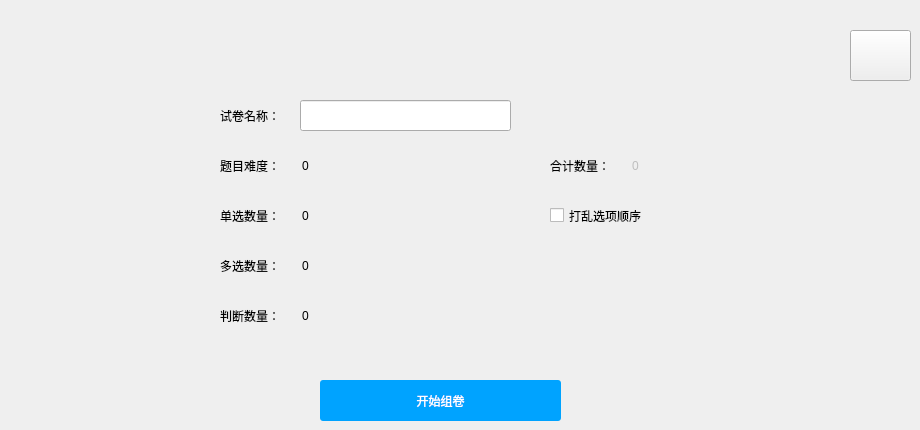
     <widget class="QWidget" name="page_9">
      <widget class="QSpinBox" name="tofSpinBox">
       <property name="geometry">
        <rect>
         <x>300</x>
         <y>300</y>
         <width>161</width>
         <height>31</height>
        </rect>
       </property>
       <property name="styleSheet">
        <string notr="true">QSpinBox::up-button
{
	width:0px;
}
QSpinBox::down-button
{
	width:0px;
}
QSpinBox
{
border:none;
font: 11pt &quot;黑体&quot;;
background:transparent;
}</string>
       </property>
       <property name="value">
        <number>0</number>
       </property>
      </widget>
      <widget class="QPushButton" name="btnRandExam">
       <property name="geometry">
        <rect>
         <x>320</x>
         <y>380</y>
         <width>241</width>
         <height>41</height>
        </rect>
       </property>
       <property name="styleSheet">
        <string notr="true">QPushButton{
    border:none;
	font: 12pt &quot;黑体&quot;;
	background-color: rgb(0, 163, 255);
    border-radius:3px;
    color:white;
}
QPushButton:hover{
	background-color: rgb(60, 182, 251);
}</string>
       </property>
       <property name="text">
        <string>开始组卷</string>
       </property>
      </widget>
      <widget class="QSpinBox" name="muchSpinBox">
       <property name="geometry">
        <rect>
         <x>300</x>
         <y>250</y>
         <width>161</width>
         <height>31</height>
        </rect>
       </property>
       <property name="styleSheet">
        <string notr="true">QSpinBox::up-button
{
	width:0px;
}
QSpinBox::down-button
{
	width:0px;
}
QSpinBox
{
border:none;
font: 11pt &quot;黑体&quot;;
background:transparent;
}</string>
       </property>
       <property name="value">
        <number>0</number>
       </property>
      </widget>
      <widget class="QSpinBox" name="singleSpinBox">
       <property name="geometry">
        <rect>
         <x>300</x>
         <y>200</y>
         <width>161</width>
         <height>31</height>
        </rect>
       </property>
       <property name="styleSheet">
        <string notr="true">QSpinBox::up-button
{
	width:0px;
}
QSpinBox::down-button
{
	width:0px;
}
QSpinBox
{
border:none;
font: 11pt &quot;黑体&quot;;
background:transparent;
}</string>
       </property>
       <property name="value">
        <number>0</number>
       </property>
      </widget>
      <widget class="QLabel" name="label_56">
       <property name="geometry">
        <rect>
         <x>220</x>
         <y>100</y>
         <width>61</width>
         <height>31</height>
        </rect>
       </property>
       <property name="styleSheet">
        <string notr="true">font: 10pt &quot;黑体&quot;;</string>
       </property>
       <property name="text">
        <string>试卷名称：</string>
       </property>
      </widget>
      <widget class="QLabel" name="label_58">
       <property name="geometry">
        <rect>
         <x>220</x>
         <y>300</y>
         <width>61</width>
         <height>31</height>
        </rect>
       </property>
       <property name="styleSheet">
        <string notr="true">font: 10pt &quot;黑体&quot;;</string>
       </property>
       <property name="text">
        <string>判断数量：</string>
       </property>
      </widget>
      <widget class="QLabel" name="label_60">
       <property name="geometry">
        <rect>
         <x>220</x>
         <y>250</y>
         <width>61</width>
         <height>31</height>
        </rect>
       </property>
       <property name="styleSheet">
        <string notr="true">font: 10pt &quot;黑体&quot;;</string>
       </property>
       <property name="text">
        <string>多选数量：</string>
       </property>
      </widget>
      <widget class="QLabel" name="label_64">
       <property name="geometry">
        <rect>
         <x>550</x>
         <y>150</y>
         <width>61</width>
         <height>31</height>
        </rect>
       </property>
       <property name="styleSheet">
        <string notr="true">font: 10pt &quot;黑体&quot;;</string>
       </property>
       <property name="text">
        <string>合计数量：</string>
       </property>
      </widget>
      <widget class="QLineEdit" name="leExamRandName">
       <property name="geometry">
        <rect>
         <x>300</x>
         <y>100</y>
         <width>211</width>
         <height>31</height>
        </rect>
       </property>
       <property name="styleSheet">
        <string notr="true">QLineEdit{
font: 11pt &quot;黑体&quot;;
}</string>
       </property>
       <property name="text">
        <string/>
       </property>
       <property name="placeholderText">
        <string/>
       </property>
      </widget>
      <widget class="QCheckBox" name="cbChoiceRandRand">
       <property name="geometry">
        <rect>
         <x>550</x>
         <y>200</y>
         <width>111</width>
         <height>31</height>
        </rect>
       </property>
       <property name="styleSheet">
        <string notr="true">font: 10pt &quot;黑体&quot;;</string>
       </property>
       <property name="text">
        <string>打乱选项顺序</string>
       </property>
      </widget>
      <widget class="QLabel" name="label_68">
       <property name="geometry">
        <rect>
         <x>220</x>
         <y>200</y>
         <width>61</width>
         <height>31</height>
        </rect>
       </property>
       <property name="styleSheet">
        <string notr="true">font: 10pt &quot;黑体&quot;;</string>
       </property>
       <property name="text">
        <string>单选数量：</string>
       </property>
      </widget>
      <widget class="QSpinBox" name="allSpinBox">
       <property name="enabled">
        <bool>false</bool>
       </property>
       <property name="geometry">
        <rect>
         <x>630</x>
         <y>150</y>
         <width>161</width>
         <height>31</height>
        </rect>
       </property>
       <property name="styleSheet">
        <string notr="true">QSpinBox::up-button
{
	width:0px;
}
QSpinBox::down-button
{
	width:0px;
}
QSpinBox
{
border:none;
font: 11pt &quot;黑体&quot;;
background:transparent;
}</string>
       </property>
       <property name="value">
        <number>0</number>
       </property>
      </widget>
      <widget class="QPushButton" name="btnExamRandReturn">
       <property name="geometry">
        <rect>
         <x>850</x>
         <y>30</y>
         <width>61</width>
         <height>51</height>
        </rect>
       </property>
       <property name="styleSheet">
        <string notr="true">border-image: url(:/i/agt_back-256.png);</string>
       </property>
       <property name="text">
        <string/>
       </property>
      </widget>
      <widget class="QLabel" name="label_69">
       <property name="geometry">
        <rect>
         <x>220</x>
         <y>150</y>
         <width>61</width>
         <height>31</height>
        </rect>
       </property>
       <property name="styleSheet">
        <string notr="true">font: 10pt &quot;黑体&quot;;</string>
       </property>
       <property name="text">
        <string>题目难度：</string>
       </property>
      </widget>
      <widget class="QSpinBox" name="levelSpinBox">
       <property name="geometry">
        <rect>
         <x>300</x>
         <y>150</y>
         <width>161</width>
         <height>31</height>
        </rect>
       </property>
       <property name="styleSheet">
        <string notr="true">QSpinBox::up-button
{
	width:0px;
}
QSpinBox::down-button
{
	width:0px;
}
QSpinBox
{
border:none;
font: 11pt &quot;黑体&quot;;
background:transparent;
}</string>
       </property>
       <property name="value">
        <number>0</number>
       </property>
      </widget>
     </widget>
